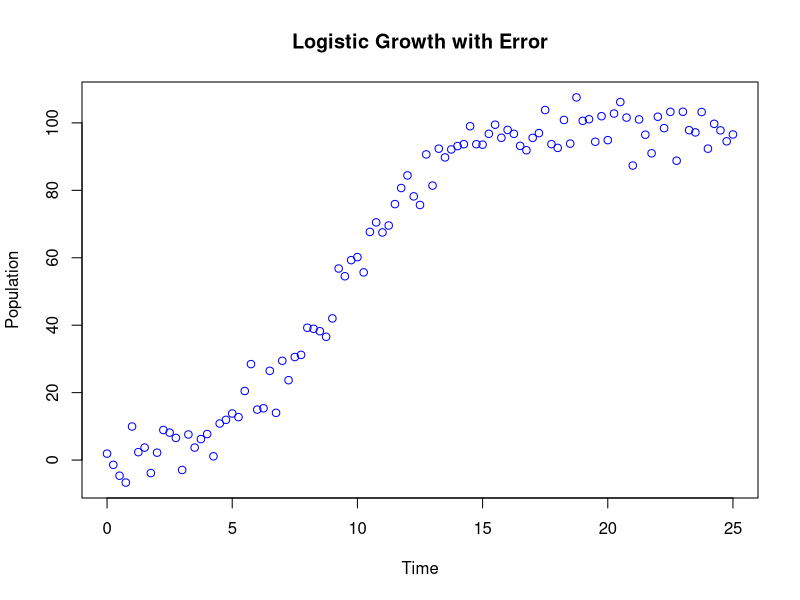

R code for this plot:
## ---- chunk 1
# Parameters
time <- seq(0, 25, 0.25)
r <- 0.5
K <- 100
error <- 5
y0 <- 1

# Logistic growth function with error
logistic <- function(t, r, K, y0, error) {
  growth <- K / (1 + ((K - y0) / y0) * exp(-r * t))
  return(growth + rnorm(1, mean = 0, sd = error))  # Add random error
}

# Apply the logistic function over the time vector
y <- sapply(time, logistic, r = r, K = K, y0 = y0, error = error)

# Plot the result
plot(time, y, col = "blue", xlab = "Time", ylab = "Population", main = "Logistic Growth with Error")
